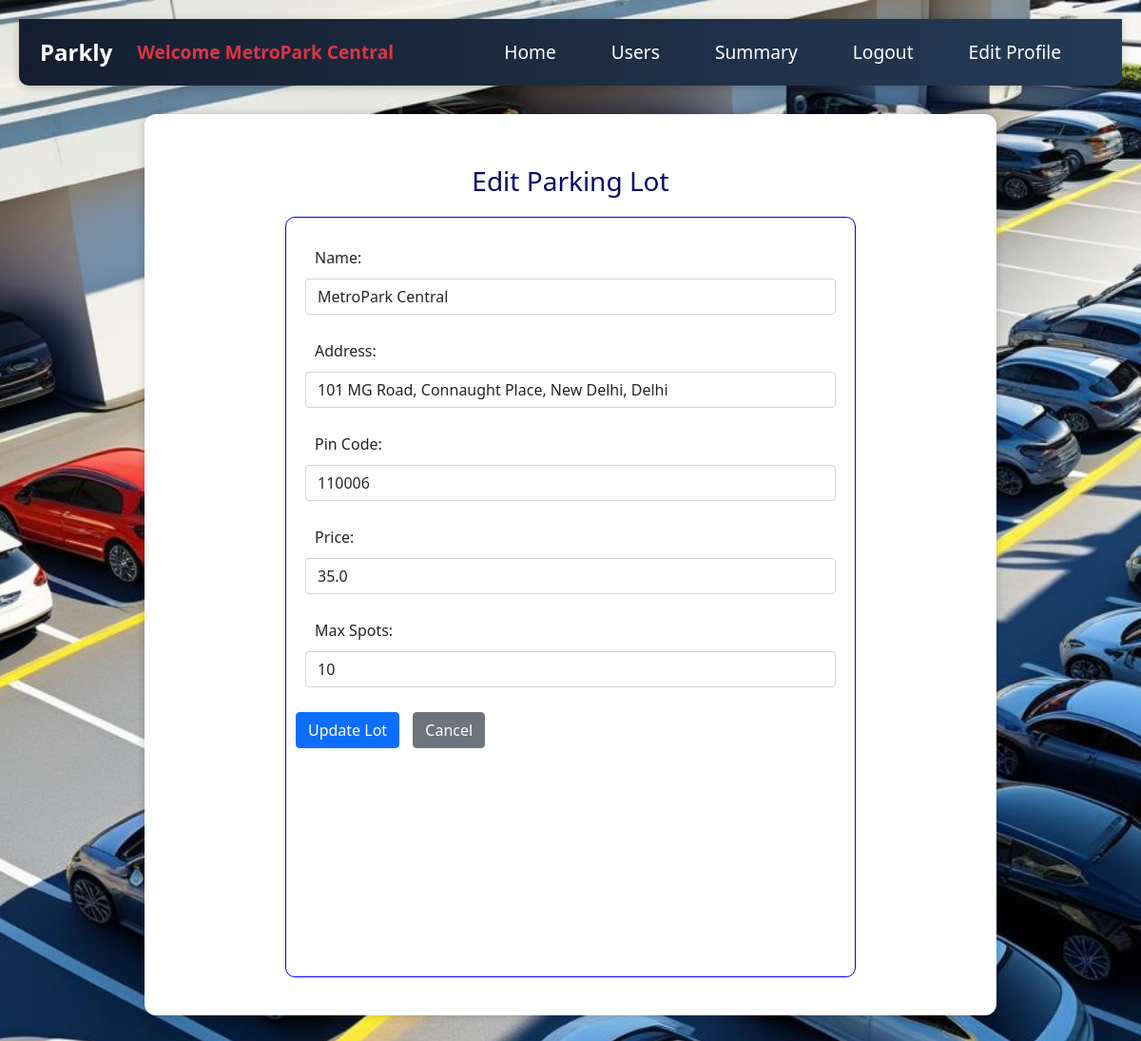
Page /edit_parking_lot/4/MetroPark Central (signed in) on the committed database.
### backend/models.py (models this page shows)
class Parking_lot(db.Model):
    __tablename__="parking_lot"
    id=db.Column(db.Integer,primary_key=True)
    name=db.Column(db.String,nullable=False)
    address=db.Column(db.String,nullable=False)
    pin_code=db.Column(db.Integer,nullable=False)
    price=db.Column(db.Float,default=0.0)
    max_spots=db.Column(db.Integer,nullable=False)
    spots=db.relationship("Parking_spot",cascade="all,delete",backref="parking_lot",lazy=True) # parking lot can access it's all spots
    reservations=db.relationship("Reservation",cascade="all,delete",backref="parking_lot",lazy=True) # parking lot can access it's all reservation

### backend/controllers.py (the view, shortened to what this page needs)
@app.route("/edit_parking_lot/<int:lot_id>/<name>", methods=["GET", "POST"])
@login_required
def edit_parking_lot(lot_id, name):
    lot = Parking_lot.query.get_or_404(lot_id)
    return render_template("edit_parking_lot.html", lot=lot, name=name)

### backend/controllers.py (called while the page is built)
@login_manager.user_loader
def load_user(user_id):
    return User.query.get(int(user_id))

### templates/edit_parking_lot.html
{% extends "admin_layout.html" %}
{% block content %}
<div class="main-content">
<div class="container mt-4">
    <h3 class="center">Edit Parking Lot</h3>
    <form method="POST">
      <div class="input_form">
        <div class="mb-3">
            <label>Name:</label>
            <input type="text" name="name" class="form-control" value="{{ lot.name }}" required>
        </div>
        <div class="mb-3">
            <label>Address:</label>
            <input type="text" name="address" class="form-control" value="{{ lot.address }}" required>
        </div>
        <div class="mb-3">
            <label>Pin Code:</label>
            <input type="number" name="pin_code" class="form-control" value="{{ lot.pin_code }}" required>
        </div>
        <div class="mb-3">
            <label>Price:</label>
            <input type="number" step="0.01" name="price" class="form-control" value="{{ lot.price }}" required>
        </div>
        <div class="mb-3">
            <label>Max Spots:</label>
            <input type="number" name="max_spots" class="form-control" value="{{ lot.max_spots }}" required>
        </div>
        <button type="submit" class="btn btn-primary">Update Lot</button>
        <a href="{{ url_for('admin_dashboard', name=name) }}" class="btn btn-secondary">Cancel</a>
      </div>
    </form>
</div>
</div>
{% endblock %}

### templates/admin_layout.html (shortened to what this page needs)
<!DOCTYPE html>
<html>
    <head>
        <link rel="stylesheet" href="/static/styles/main.css">
        <link rel="stylesheet" href="/static/styles/admin.css">
        <link href="https://cdn.jsdelivr.net/npm/bootstrap@5.0.2/dist/css/bootstrap.min.css" rel="stylesheet">
    </head>
    <body class="admin-dashboard">
            <nav class="navbar navbar-expand-lg navbar-dark slim-navbar ">
                <div class="container-fluid">
                    <a class="navbar-brand fw-bold fs-4 text-white" href="/">Parkly</a>
                    <span class="navbar-brand fw-bold text-danger">Welcome {{name}}</span>
                    <div class="d-flex align-items-center ms-auto">
                        <a class="nav-link text-white me-3" href="{{ url_for('admin_dashboard', name=name) }}">Home</a>
                        <a class="nav-link text-white me-3" href="{{ url_for('admin_users', name=name) }}">Users</a>
                        <a class="nav-link text-white me-3" href="{{ url_for('admin_summary', name=name) }}">Summary</a>
                        <a class="nav-link text-white me-3" href="{{ url_for('logout') }}">Logout</a>
                        <div class="ms-auto">
                            <a href="{{ url_for('edit_profile', name=name) }}" class="nav-link text-white me-3">Edit Profile</a>
                        </div>
                    </div>
                </div>
            </nav>
            <div class="my_panel">
                {% block content %}{% endblock %}
            </div>
    </body>
</html>

### static/styles/main.css (style rules this page uses)
* { margin: 10px; padding: 0; box-sizing: border-box; }
body { font-family: Arial, sans-serif; }
.my_panel { width: 80%; margin: auto; height: auto; }
.input_form { border: 1px solid blue; width: 600px; height: 800px; margin: auto; margin-top: 20px; padding: 10px; border-radius: 10px; font-size: 16px; text-align: justify; }
.center { text-align: center; margin: auto; color: rgb(5, 5, 110); }
.navbar { background: linear-gradient(to right, #141e30, #243b55); box-shadow: 0 2px 10px rgba(0, 0, 0, 0.2); border-radius: 0 0 10px 10px; height: 70px; }
.slim-navbar { padding-top: 0 !important; padding-bottom: 0 !important; min-height: 40px; }
.slim-navbar .navbar-brand, .slim-navbar .nav-link { font-size: 1.2rem; padding-top: 0.25rem; padding-bottom: 0.25rem; }

### static/styles/admin.css (style rules this page uses)
.admin-dashboard { background: url('/static/images/parking-bg3.jpg') no-repeat center center fixed; background-size: cover; min-height: 100vh; }
.admin-dashboard .main-content { background-color: white; padding: 30px; border-radius: 12px; margin: 30px auto; width: 95%; box-shadow: 0 0 10px rgba(0, 0, 0, 0.2); }

### rows in the picture
Parking_lot: name "MetroPark Central", address "101 MG Road, Connaught Place, New Delhi, Delhi", pin_code "110006", price "35.0", max_spots "10"
